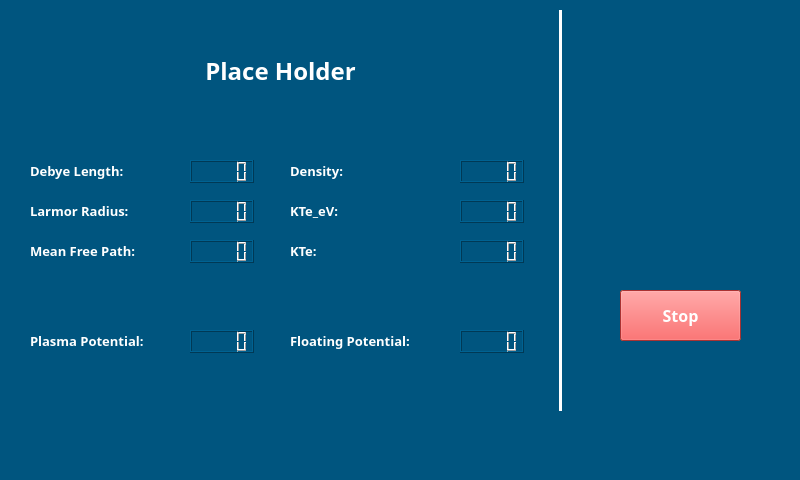
<?xml version="1.0" encoding="UTF-8"?>
<ui version="4.0">
 <class>RealTimeMeasurement_Window</class>
 <widget class="QMainWindow" name="RealTimeMeasurement_Window">
  <property name="geometry">
   <rect>
    <x>0</x>
    <y>0</y>
    <width>800</width>
    <height>480</height>
   </rect>
  </property>
  <property name="minimumSize">
   <size>
    <width>800</width>
    <height>480</height>
   </size>
  </property>
  <property name="maximumSize">
   <size>
    <width>800</width>
    <height>480</height>
   </size>
  </property>
  <property name="windowTitle">
   <string>MainWindow</string>
  </property>
  <property name="styleSheet">
   <string notr="true">background-color: rgb(0, 85, 127);</string>
  </property>
  <widget class="QWidget" name="centralwidget">
   <widget class="QLabel" name="PlasmaMeter_Label">
    <property name="geometry">
     <rect>
      <x>0</x>
      <y>40</y>
      <width>561</width>
      <height>61</height>
     </rect>
    </property>
    <property name="font">
     <font>
      <family>Rockwell Extra Bold</family>
      <pointsize>18</pointsize>
      <weight>75</weight>
      <bold>true</bold>
     </font>
    </property>
    <property name="styleSheet">
     <string notr="true">color: rgb(255, 255, 255);</string>
    </property>
    <property name="text">
     <string>Place Holder</string>
    </property>
    <property name="alignment">
     <set>Qt::AlignCenter</set>
    </property>
   </widget>
   <widget class="QLCDNumber" name="DebeyLength_ValueLCD">
    <property name="geometry">
     <rect>
      <x>190</x>
      <y>160</y>
      <width>64</width>
      <height>23</height>
     </rect>
    </property>
   </widget>
   <widget class="QLCDNumber" name="LarmorRadius_ValueLCD">
    <property name="geometry">
     <rect>
      <x>190</x>
      <y>200</y>
      <width>64</width>
      <height>23</height>
     </rect>
    </property>
   </widget>
   <widget class="QLCDNumber" name="MeanFreePath_ValueLCD">
    <property name="geometry">
     <rect>
      <x>190</x>
      <y>240</y>
      <width>64</width>
      <height>23</height>
     </rect>
    </property>
   </widget>
   <widget class="Line" name="line_2">
    <property name="geometry">
     <rect>
      <x>550</x>
      <y>10</y>
      <width>20</width>
      <height>401</height>
     </rect>
    </property>
    <property name="minimumSize">
     <size>
      <width>20</width>
      <height>0</height>
     </size>
    </property>
    <property name="maximumSize">
     <size>
      <width>20</width>
      <height>16777215</height>
     </size>
    </property>
    <property name="palette">
     <palette>
      <active>
       <colorrole role="WindowText">
        <brush brushstyle="SolidPattern">
         <color alpha="255">
          <red>255</red>
          <green>255</green>
          <blue>255</blue>
         </color>
        </brush>
       </colorrole>
       <colorrole role="Button">
        <brush brushstyle="SolidPattern">
         <color alpha="255">
          <red>0</red>
          <green>85</green>
          <blue>127</blue>
         </color>
        </brush>
       </colorrole>
       <colorrole role="Base">
        <brush brushstyle="SolidPattern">
         <color alpha="255">
          <red>0</red>
          <green>85</green>
          <blue>127</blue>
         </color>
        </brush>
       </colorrole>
       <colorrole role="Window">
        <brush brushstyle="SolidPattern">
         <color alpha="255">
          <red>0</red>
          <green>85</green>
          <blue>127</blue>
         </color>
        </brush>
       </colorrole>
       <colorrole role="PlaceholderText">
        <brush brushstyle="SolidPattern">
         <color alpha="128">
          <red>170</red>
          <green>0</green>
          <blue>0</blue>
         </color>
        </brush>
       </colorrole>
      </active>
      <inactive>
       <colorrole role="WindowText">
        <brush brushstyle="SolidPattern">
         <color alpha="255">
          <red>255</red>
          <green>255</green>
          <blue>255</blue>
         </color>
        </brush>
       </colorrole>
       <colorrole role="Button">
        <brush brushstyle="SolidPattern">
         <color alpha="255">
          <red>0</red>
          <green>85</green>
          <blue>127</blue>
         </color>
        </brush>
       </colorrole>
       <colorrole role="Base">
        <brush brushstyle="SolidPattern">
         <color alpha="255">
          <red>0</red>
          <green>85</green>
          <blue>127</blue>
         </color>
        </brush>
       </colorrole>
       <colorrole role="Window">
        <brush brushstyle="SolidPattern">
         <color alpha="255">
          <red>0</red>
          <green>85</green>
          <blue>127</blue>
         </color>
        </brush>
       </colorrole>
       <colorrole role="PlaceholderText">
        <brush brushstyle="SolidPattern">
         <color alpha="128">
          <red>170</red>
          <green>0</green>
          <blue>0</blue>
         </color>
        </brush>
       </colorrole>
      </inactive>
      <disabled>
       <colorrole role="WindowText">
        <brush brushstyle="SolidPattern">
         <color alpha="255">
          <red>120</red>
          <green>120</green>
          <blue>120</blue>
         </color>
        </brush>
       </colorrole>
       <colorrole role="Button">
        <brush brushstyle="SolidPattern">
         <color alpha="255">
          <red>0</red>
          <green>85</green>
          <blue>127</blue>
         </color>
        </brush>
       </colorrole>
       <colorrole role="Base">
        <brush brushstyle="SolidPattern">
         <color alpha="255">
          <red>0</red>
          <green>85</green>
          <blue>127</blue>
         </color>
        </brush>
       </colorrole>
       <colorrole role="Window">
        <brush brushstyle="SolidPattern">
         <color alpha="255">
          <red>0</red>
          <green>85</green>
          <blue>127</blue>
         </color>
        </brush>
       </colorrole>
       <colorrole role="PlaceholderText">
        <brush brushstyle="SolidPattern">
         <color alpha="128">
          <red>170</red>
          <green>0</green>
          <blue>0</blue>
         </color>
        </brush>
       </colorrole>
      </disabled>
     </palette>
    </property>
    <property name="styleSheet">
     <string notr="true"/>
    </property>
    <property name="frameShadow">
     <enum>QFrame::Plain</enum>
    </property>
    <property name="lineWidth">
     <number>3</number>
    </property>
    <property name="orientation">
     <enum>Qt::Vertical</enum>
    </property>
   </widget>
   <widget class="QLabel" name="label">
    <property name="geometry">
     <rect>
      <x>580</x>
      <y>50</y>
      <width>201</width>
      <height>181</height>
     </rect>
    </property>
    <property name="styleSheet">
     <string notr="true">image: url(:/newPrefix/RacerLogoPng.png);</string>
    </property>
    <property name="text">
     <string/>
    </property>
   </widget>
   <widget class="QLabel" name="DebyeLength_Label">
    <property name="geometry">
     <rect>
      <x>30</x>
      <y>160</y>
      <width>131</width>
      <height>21</height>
     </rect>
    </property>
    <property name="font">
     <font>
      <family>Rockwell</family>
      <pointsize>10</pointsize>
      <weight>75</weight>
      <bold>true</bold>
     </font>
    </property>
    <property name="styleSheet">
     <string notr="true">color: rgb(255, 255, 255);</string>
    </property>
    <property name="text">
     <string>Debye Length:</string>
    </property>
   </widget>
   <widget class="QLabel" name="LarmorRadius_Label">
    <property name="geometry">
     <rect>
      <x>30</x>
      <y>200</y>
      <width>141</width>
      <height>21</height>
     </rect>
    </property>
    <property name="font">
     <font>
      <family>Rockwell</family>
      <pointsize>10</pointsize>
      <weight>75</weight>
      <bold>true</bold>
     </font>
    </property>
    <property name="styleSheet">
     <string notr="true">color: rgb(255, 255, 255);</string>
    </property>
    <property name="text">
     <string>Larmor Radius:</string>
    </property>
   </widget>
   <widget class="QLabel" name="MeanFreePath_Label">
    <property name="geometry">
     <rect>
      <x>30</x>
      <y>240</y>
      <width>151</width>
      <height>21</height>
     </rect>
    </property>
    <property name="font">
     <font>
      <family>Rockwell</family>
      <pointsize>10</pointsize>
      <weight>75</weight>
      <bold>true</bold>
     </font>
    </property>
    <property name="styleSheet">
     <string notr="true">color: rgb(255, 255, 255);</string>
    </property>
    <property name="text">
     <string>Mean Free Path:</string>
    </property>
   </widget>
   <widget class="QLabel" name="KTe_Label">
    <property name="geometry">
     <rect>
      <x>290</x>
      <y>240</y>
      <width>131</width>
      <height>21</height>
     </rect>
    </property>
    <property name="font">
     <font>
      <family>Rockwell</family>
      <pointsize>10</pointsize>
      <weight>75</weight>
      <bold>true</bold>
     </font>
    </property>
    <property name="styleSheet">
     <string notr="true">color: rgb(255, 255, 255);</string>
    </property>
    <property name="text">
     <string>KTe:</string>
    </property>
   </widget>
   <widget class="QLCDNumber" name="KTe_eV_ValueLCD">
    <property name="geometry">
     <rect>
      <x>460</x>
      <y>200</y>
      <width>64</width>
      <height>23</height>
     </rect>
    </property>
   </widget>
   <widget class="QLabel" name="KTe_eV_Label">
    <property name="geometry">
     <rect>
      <x>290</x>
      <y>200</y>
      <width>131</width>
      <height>21</height>
     </rect>
    </property>
    <property name="font">
     <font>
      <family>Rockwell</family>
      <pointsize>10</pointsize>
      <weight>75</weight>
      <bold>true</bold>
     </font>
    </property>
    <property name="styleSheet">
     <string notr="true">color: rgb(255, 255, 255);</string>
    </property>
    <property name="text">
     <string>KTe_eV:</string>
    </property>
   </widget>
   <widget class="QLabel" name="Density_Label">
    <property name="geometry">
     <rect>
      <x>290</x>
      <y>160</y>
      <width>131</width>
      <height>21</height>
     </rect>
    </property>
    <property name="font">
     <font>
      <family>Rockwell</family>
      <pointsize>10</pointsize>
      <weight>75</weight>
      <bold>true</bold>
     </font>
    </property>
    <property name="styleSheet">
     <string notr="true">color: rgb(255, 255, 255);</string>
    </property>
    <property name="text">
     <string>Density:</string>
    </property>
   </widget>
   <widget class="QLCDNumber" name="KTe_ValueLCD">
    <property name="geometry">
     <rect>
      <x>460</x>
      <y>240</y>
      <width>64</width>
      <height>23</height>
     </rect>
    </property>
   </widget>
   <widget class="QLCDNumber" name="Density_ValueLCD">
    <property name="geometry">
     <rect>
      <x>460</x>
      <y>160</y>
      <width>64</width>
      <height>23</height>
     </rect>
    </property>
   </widget>
   <widget class="QLabel" name="PlasmaPotential_Label">
    <property name="geometry">
     <rect>
      <x>30</x>
      <y>330</y>
      <width>151</width>
      <height>21</height>
     </rect>
    </property>
    <property name="font">
     <font>
      <family>Rockwell</family>
      <pointsize>10</pointsize>
      <weight>75</weight>
      <bold>true</bold>
     </font>
    </property>
    <property name="styleSheet">
     <string notr="true">color: rgb(255, 255, 255);</string>
    </property>
    <property name="text">
     <string>Plasma Potential:</string>
    </property>
   </widget>
   <widget class="QLCDNumber" name="FloatingPotential_ValueLCD">
    <property name="geometry">
     <rect>
      <x>460</x>
      <y>330</y>
      <width>64</width>
      <height>23</height>
     </rect>
    </property>
   </widget>
   <widget class="QLabel" name="FloatingPotatial_Label">
    <property name="geometry">
     <rect>
      <x>290</x>
      <y>330</y>
      <width>161</width>
      <height>21</height>
     </rect>
    </property>
    <property name="font">
     <font>
      <family>Rockwell</family>
      <pointsize>10</pointsize>
      <weight>75</weight>
      <bold>true</bold>
     </font>
    </property>
    <property name="styleSheet">
     <string notr="true">color: rgb(255, 255, 255);</string>
    </property>
    <property name="text">
     <string>Floating Potential:</string>
    </property>
   </widget>
   <widget class="QLCDNumber" name="PlasmaPotential_ValueLCD">
    <property name="geometry">
     <rect>
      <x>190</x>
      <y>330</y>
      <width>64</width>
      <height>23</height>
     </rect>
    </property>
   </widget>
   <widget class="QPushButton" name="RealTimeRun_Btn">
    <property name="geometry">
     <rect>
      <x>620</x>
      <y>290</y>
      <width>121</width>
      <height>51</height>
     </rect>
    </property>
    <property name="font">
     <font>
      <family>Rockwell</family>
      <pointsize>12</pointsize>
      <weight>75</weight>
      <bold>true</bold>
     </font>
    </property>
    <property name="focusPolicy">
     <enum>Qt::NoFocus</enum>
    </property>
    <property name="styleSheet">
     <string notr="true">background-color: rgb(97, 177, 90);
color: rgb(255, 255, 255);</string>
    </property>
    <property name="text">
     <string>Run</string>
    </property>
   </widget>
   <widget class="QPushButton" name="Stop_Btn">
    <property name="geometry">
     <rect>
      <x>620</x>
      <y>290</y>
      <width>121</width>
      <height>51</height>
     </rect>
    </property>
    <property name="font">
     <font>
      <family>Rockwell</family>
      <pointsize>12</pointsize>
      <weight>75</weight>
      <bold>true</bold>
     </font>
    </property>
    <property name="focusPolicy">
     <enum>Qt::NoFocus</enum>
    </property>
    <property name="styleSheet">
     <string notr="true"> background-color: rgb(236, 70, 70);
color: rgb(255, 255, 255);</string>
    </property>
    <property name="inputMethodHints">
     <set>Qt::ImhNone</set>
    </property>
    <property name="text">
     <string>Stop</string>
    </property>
   </widget>
  </widget>
  <widget class="QMenuBar" name="menubar">
   <property name="geometry">
    <rect>
     <x>0</x>
     <y>0</y>
     <width>800</width>
     <height>26</height>
    </rect>
   </property>
  </widget>
  <widget class="QStatusBar" name="statusbar"/>
 </widget>
 <resources>
  <include location="../../OneDrive/Pictures/Resource.qrc"/>
 </resources>
 <connections/>
</ui>
